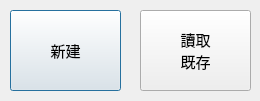
<?xml version="1.0" encoding="UTF-8"?>
<ui version="4.0">
 <class>selectorDiag</class>
 <widget class="QDialog" name="selectorDiag">
  <property name="geometry">
   <rect>
    <x>0</x>
    <y>0</y>
    <width>260</width>
    <height>101</height>
   </rect>
  </property>
  <property name="minimumSize">
   <size>
    <width>260</width>
    <height>101</height>
   </size>
  </property>
  <property name="maximumSize">
   <size>
    <width>260</width>
    <height>101</height>
   </size>
  </property>
  <property name="windowTitle">
   <string>Dialog</string>
  </property>
  <widget class="QPushButton" name="makeNewBtn">
   <property name="geometry">
    <rect>
     <x>10</x>
     <y>10</y>
     <width>111</width>
     <height>81</height>
    </rect>
   </property>
   <property name="font">
    <font>
     <pointsize>11</pointsize>
    </font>
   </property>
   <property name="toolTip">
    <string>遠端連線使用正式版(限水利署網域)</string>
   </property>
   <property name="text">
    <string>新建</string>
   </property>
  </widget>
  <widget class="QPushButton" name="loadBtn">
   <property name="geometry">
    <rect>
     <x>140</x>
     <y>10</y>
     <width>111</width>
     <height>81</height>
    </rect>
   </property>
   <property name="font">
    <font>
     <pointsize>11</pointsize>
    </font>
   </property>
   <property name="toolTip">
    <string>下載試用版軟體</string>
   </property>
   <property name="text">
    <string>讀取
既存</string>
   </property>
  </widget>
 </widget>
 <resources/>
 <connections/>
</ui>
